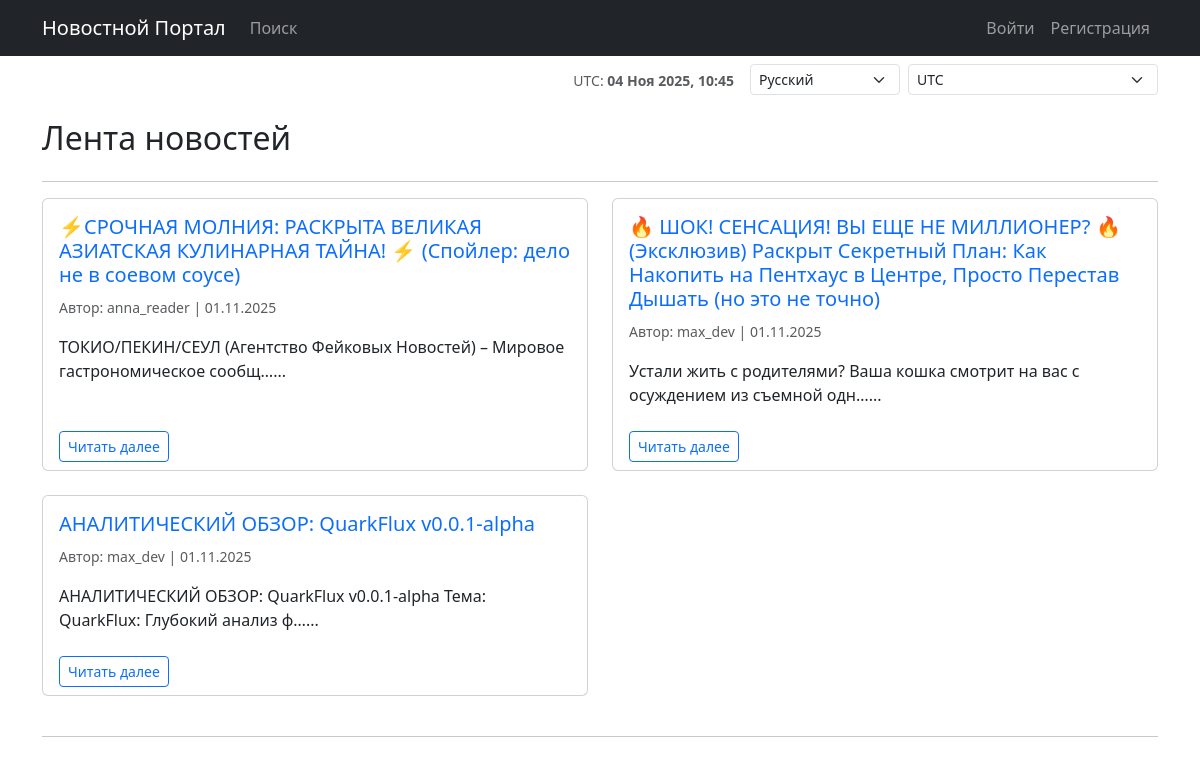
The page /news/ on the database as committed earlier.
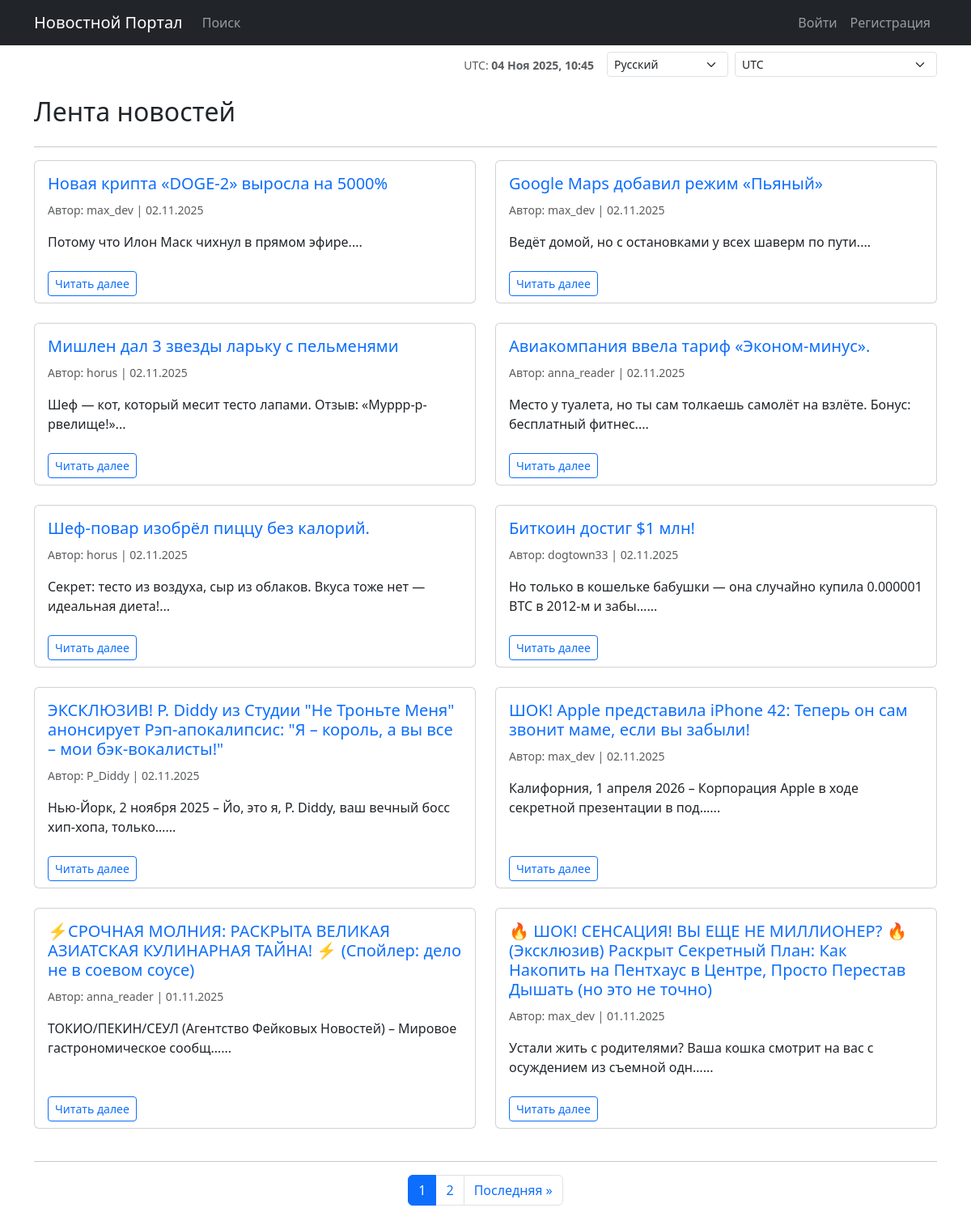
The same page on the database as committed later.
### news/models.py (models this page shows, shortened)
class Post(models.Model):
    ARTICLE = 'article'
    NEWS = 'news'
    POST_TYPES = [
        (ARTICLE, _('Article')),
        (NEWS, _('News')),
    ]
    author = models.ForeignKey(Author, on_delete=models.CASCADE, verbose_name=_('Author'))
    post_type = models.CharField(
        max_length=10,
        choices=POST_TYPES,
        default=ARTICLE,
        verbose_name=_('Post Type')
    )
    created_at = models.DateTimeField(auto_now_add=True, verbose_name=_('Created At'))
    categories = models.ManyToManyField(
        Category,
        through='PostCategory',
        verbose_name=_('Categories')
    )
    title = models.CharField(max_length=255, verbose_name=_('Title'))
    text = models.TextField(verbose_name=_('Text'))
    rating = models.IntegerField(default=0, verbose_name=_('Rating'))
    def get_absolute_url(self):
        return reverse('post_detail', args=[str(self.pk)])

class Author(models.Model):
    user = models.OneToOneField(User, on_delete=models.CASCADE, verbose_name=_('User'))
    rating = models.IntegerField(default=0, verbose_name=_('Rating'))

### news/views.py (the view)
# urls.py: path('', PostList.as_view(), name='post_list'),
@method_decorator(cache_page(60), name='dispatch')
class PostList(ListView):
    model = Post
    ordering = ['-created_at']
    template_name = 'news/post_list.html'
    context_object_name = 'posts'
    paginate_by = 10

### news/context_processors.py (called while the page is built)
def timezones(request):
    return {
        'common_timezones': pytz.common_timezones,
        'current_time': timezone.now()
    }

### news/templatetags/custom_filters.py (called while the page is built)
@register.filter()
def censor(value):
    if not isinstance(value, str):
        raise TypeError(f"Фильтр 'censor' применяется только к строкам, а не к {type(value)}")
    pattern = r'\b(' + '|'.join(BAD_WORDS) + r')\b'
    def replace_match(match):
        word = match.group(0)
        return word[0] + '*' * (len(word) - 1)
    censored_value = re.sub(pattern, replace_match, value, flags=re.IGNORECASE)
    return censored_value

### templates/news/post_list.html (shortened to what this page needs)
{% extends "default.html" %}
{% load tz %}
{% load custom_filters i18n %}
{% block content %}
    <h2 class="mb-4">{% trans "Лента новостей" %}</h2>
    <hr>
    {% if posts %}
        <div class="row">
            {% for post in posts %}
            <div class="col-md-6 mb-4">
                <div class="card h-100">
                    <div class="card-body">
                        <h5 class="card-title">
                            <a href="{{ post.get_absolute_url }}" class="text-decoration-none">
                                {{ post.title|censor }}
                            </a>
                        </h5>
                        <small class="card-subtitle mb-2 text-muted">
                            {% trans "Автор:" %} {{ post.author.user.username }} | {{ post.created_at|timezone:TIME_ZONE|date:"d.m.Y" }}
                        </small>
                        <p class="card-text mt-3">
                            {{ post.text|censor|striptags|truncatechars:80 }}...
                        </p>
                    </div>
                    <div class="card-footer bg-transparent border-top-0">
                        <a href="{{ post.get_absolute_url }}" class="btn btn-outline-primary btn-sm">
                            {% trans "Читать далее" %}
                        </a>
                    </div>
                </div>
            </div>
            {% endfor %}
        </div>
    {% else %}
        <p>{% trans "Новостей пока нет." %}</p>
    {% endif %}
    <hr>
    {% if page_obj.has_other_pages %}
    <nav aria-label="Page navigation">
        <ul class="pagination justify-content-center">
            {% for p in page_obj.paginator.page_range %}
                {% if p >= page_obj.number|add:-2 and p <= page_obj.number|add:2 %}
                    <li class="page-item {% if p == page_obj.number %}active{% endif %}">
                        <a class="page-link" href="?page={{ p }}">{{ p }}</a>
                    </li>
                {% endif %}
            {% endfor %}
            {% if page_obj.has_next %}
                <li class="page-item">
                    <a class="page-link" href="?page={{ page_obj.paginator.num_pages }}">
                        {% trans "Последняя" %} &raquo;
                    </a>
                </li>
            {% endif %}
        </ul>
    </nav>
    {% endif %}
{% endblock content %}

Rows that differ between the two databases and show on the page:
no longer on this page (row unchanged): Post: title|censor "АНАЛИТИЧЕСКИЙ ОБЗОР: QuarkFlux v0.0.1-alpha", author.user.username "max_dev", created_at "01.11.2025", text|censor "АНАЛИТИЧЕСКИЙ ОБЗОР: QuarkFlux v0.0.1-alpha Тема: QuarkFlux: Глубокий анализ ф…"
added Post: title|censor "Новая крипта «DOGE-2» выросла на 5000%", author.user.username "max_dev", created_at "02.11.2025", text|censor "Потому что Илон Маск чихнул в прямом эфире."
added Post: title|censor "Google Maps добавил режим «Пьяный»", author.user.username "max_dev", created_at "02.11.2025", text|censor "Ведёт домой, но с остановками у всех шаверм по пути."
added Post: title|censor "Мишлен дал 3 звезды ларьку с пельменями", author.user.username "horus", created_at "02.11.2025", text|censor "Шеф — кот, который месит тесто лапами. Отзыв: «Муррр-р-рвелище!»"
added Post: title|censor "Авиакомпания ввела тариф «Эконом-минус».", author.user.username "anna_reader", created_at "02.11.2025", text|censor "Место у туалета, но ты сам толкаешь самолёт на взлёте. Бонус: бесплатный фитнес."
added Post: title|censor "Шеф-повар изобрёл пиццу без калорий.", author.user.username "horus", created_at "02.11.2025", text|censor "Секрет: тесто из воздуха, сыр из облаков. Вкуса тоже нет — идеальная диета!"
added Post: title|censor "Биткоин достиг $1 млн!", author.user.username "dogtown33", created_at "02.11.2025", text|censor "Но только в кошельке бабушки — она случайно купила 0.000001 BTC в 2012-м и забы…"
added Post: title|censor "ЭКСКЛЮЗИВ! P. Diddy из Студии \"Не Троньте Меня\" анонсирует Рэп-апокалипсис: \"Я – король, а вы все – мои бэк-вокалисты!\"", author.user.username "P_Diddy", created_at "02.11.2025", text|censor "Нью-Йорк, 2 ноября 2025 – Йо, это я, P. Diddy, ваш вечный босс хип-хопа, только…"
added Post: title|censor "ШОК! Apple представила iPhone 42: Теперь он сам звонит маме, если вы забыли!", author.user.username "max_dev", created_at "02.11.2025", text|censor "Калифорния, 1 апреля 2026 – Корпорация Apple в ходе секретной презентации в под…"
Other text that changed with them:
new list line: "1"
new list line: "2"
text now shown: "Последняя »"
